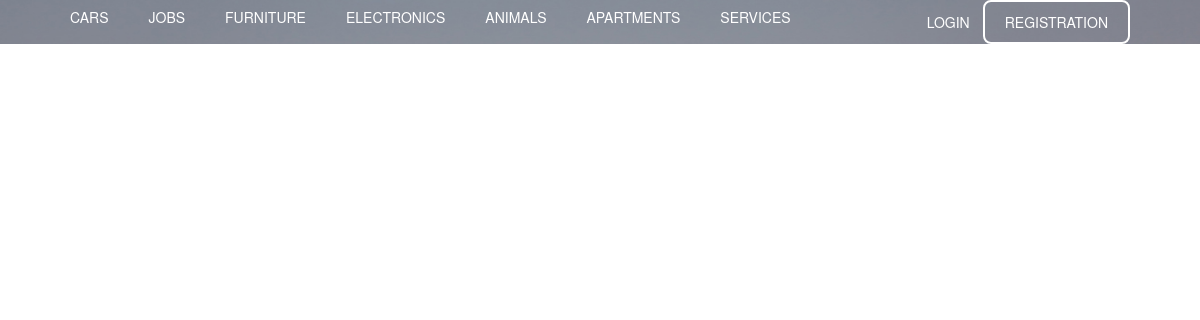
The page /category/7 on the database its author committed.
### blog/models.py (models this page shows, shortened)
class Category(models.Model):
    title = models.CharField(max_length=255, verbose_name='Title')

### blog/views.py (the view)
# urls.py: path('category/<int:pk>', category, name='category'),
def category(request, pk):
    categories = Category.objects.all()
    authors = Author.objects.all()
    users = User.objects.all()
    user_list = []
    for i in users:
        comment = Comment.objects.filter(users_id=i.id)
        if comment:
            user_list.append(i.id)
    us = users.filter(id__in=user_list)
    posts = Post.objects.filter(category_id=pk)
    return render(request, 'category.html', locals())

### templates/category.html (shortened to what this page needs)
{% extends 'base.html' %}

### templates/base.html (shortened to what this page needs)
<!DOCTYPE html>
<html lang="en">
<head>
    <link rel="stylesheet" href="../static/css/main.css">
    <link href="//maxcdn.bootstrapcdn.com/bootstrap/3.3.0/css/bootstrap.min.css" rel="stylesheet" id="bootstrap-css">
    <link rel="stylesheet" href="../static/css/autho.css">
    <link rel="stylesheet" href="//maxcdn.bootstrapcdn.com/font-awesome/4.3.0/css/font-awesome.min.css">
</head>
<body>
<header id="header" class="header">
    <div class="container">
        <div class="nav">
            <ul class="menu">
                {% for i in categories %}
                    <li class="nav">
                        <a href="{% url 'category' pk=i.id %}">
                            {{ i.title }}
                        </a>
                    </li>
                {% endfor %}
            </ul>
            <div class="authorization">
                <button type=button class="btn">
                    <a href="{% url 'login' %}" class="login">
                        Login
                    </a>
                </button>
                <button type=button class="btn-pass">
                    <a href="{% url 'registration' %}" class="password">
                        Registration
                    </a>
                </button>
            </div>
        </div>
    </div>
</header>
</body>
</html>

### static/css/main.css (style rules this page uses)
body { padding: 0; margin: 0; font-family: 'Alata', sans-serif; color: black; font-size: 16px; }
ul, li { display: block; }
.header { background: url("../img/main.jpg") no-repeat center top / cover; }
.container { width: 1366px; margin: 0 auto; }
.menu li a { text-transform: uppercase; text-decoration: none; font-size: 14px; }
.header a { color: #fff; }
.menu { display: flex; }
.menu li { margin-right: 40px; }
button { margin-right: 20px; background-color: Transparent; border: 2px solid white; border-radius: 8px; text-transform: uppercase; text-decoration: none; padding: 10px 20px; text-align: center; font-size: 14px; -webkit-transition-duration: 0.3s; transition-duration: 0.3s; cursor: pointer; }
.nav { display: flex; align-items: center; }
.authorization { margin-left: auto; display: flex; }
.btn-pass { margin-right: 40px; }
.authorization button { text-transform: uppercase; text-decoration: none; }

### rows shown on the page
Category: title "CARS"
Category: title "JOBS"
Category: title "FURNITURE"
Category: title "ELECTRONICS"
Category: title "ANIMALS"
Category: title "APARTMENTS"
Category: title "SERVICES"
